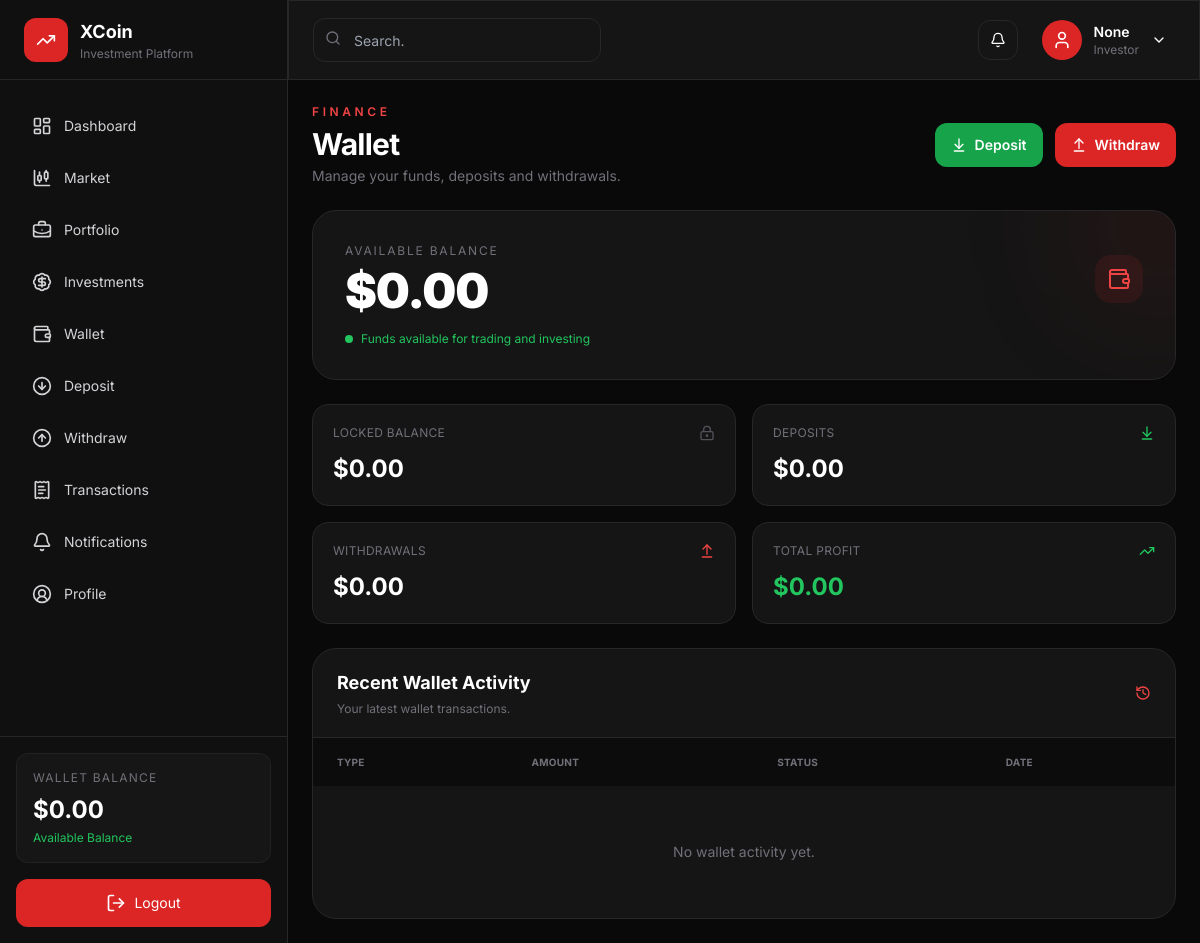
Page /wallet/ (signed in) on the earlier database version.
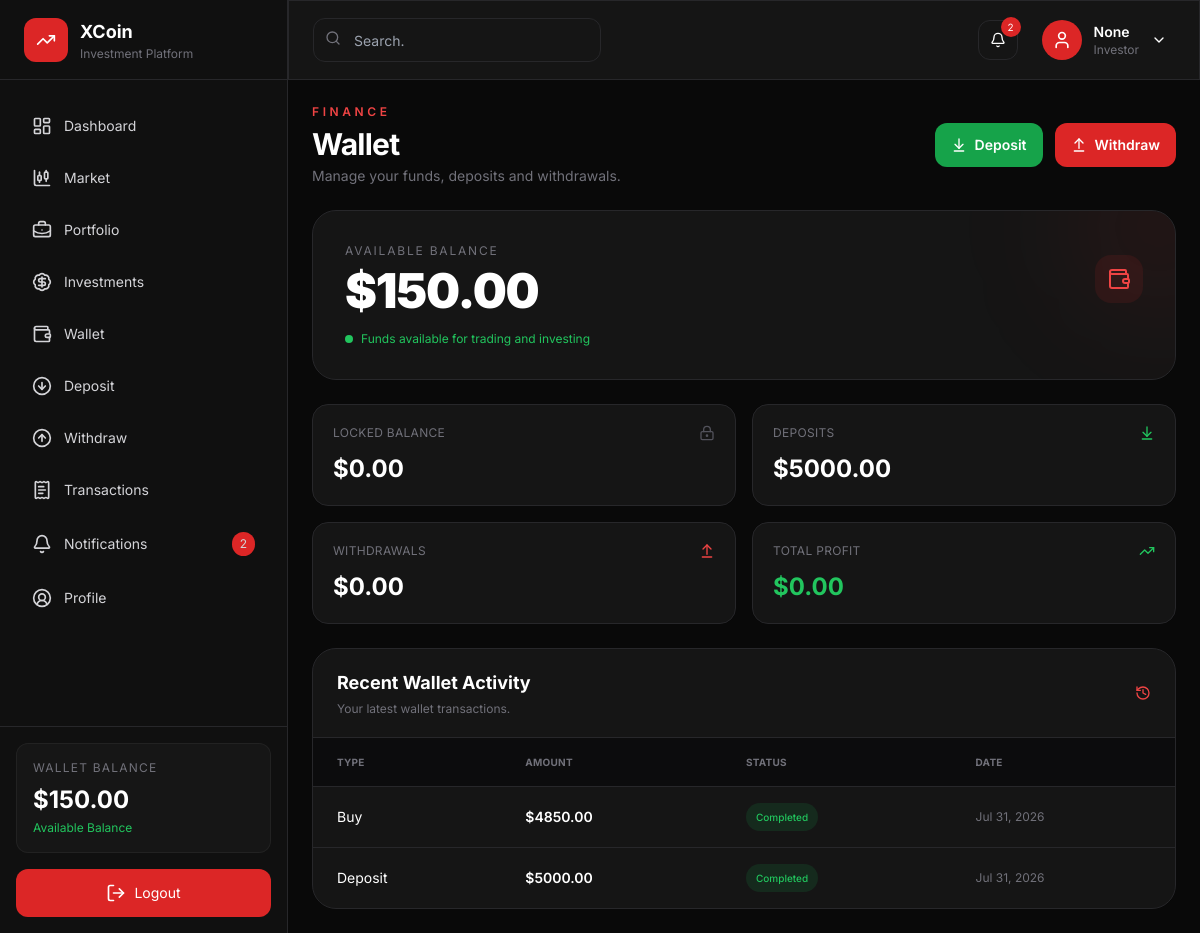
Same page on the later database version.
### xcoin/models.py (models this page shows, shortened)
class User(AbstractUser):
    username = None
    email = models.EmailField(
        unique=True
    )
    first_name = models.CharField(
        max_length=100
    )
    last_name = models.CharField(
        max_length=100
    )
    phone = models.CharField(
        max_length=20,
        unique=True
    )
    country = models.CharField(
        max_length=120,
        blank=True
    )
    avatar = CloudinaryField(
    "avatar",
    folder="xcoin/avatars",
    blank=True,
    null=True,
    )
    email_verified = models.BooleanField(
        default=False
    )
    is_verified = models.BooleanField(
        default=False
    )
    is_suspended = models.BooleanField(
        default=False
    )
    referral_code = models.CharField(
        max_length=20,
        unique=True,
        blank=True
    )
    referred_by = models.ForeignKey(
        "self",
        null=True,
        blank=True,
        on_delete=models.SET_NULL
    )
    created_at = models.DateTimeField(
        auto_now_add=True
    )
    updated_at = models.DateTimeField(
        auto_now=True
    )
    USERNAME_FIELD = "email"
    REQUIRED_FIELDS = []
    objects = UserManager()
    class Meta:
        ordering = ["-created_at"]

class Wallet(models.Model):
    user = models.OneToOneField(
        User,
        on_delete=models.CASCADE,
        related_name="wallet"
    )
    balance = models.DecimalField(
        max_digits=20,
        decimal_places=2,
        default=0
    )
    bonus = models.DecimalField(
        max_digits=20,
        decimal_places=2,
        default=0
    )
    locked_balance = models.DecimalField(
        max_digits=20,
        decimal_places=2,
        default=0,
        help_text="Funds locked in investments or pending trades"
    )
    total_deposit = models.DecimalField(
        max_digits=20,
        decimal_places=2,
        default=0
    )
    total_withdrawal = models.DecimalField(
        max_digits=20,
        decimal_places=2,
        default=0
    )
    total_profit = models.DecimalField(
        max_digits=20,
        decimal_places=2,
        default=0
    )
    total_bonus = models.DecimalField(
        max_digits=20,
        decimal_places=2,
        default=0
    )
    updated_at = models.DateTimeField(
        auto_now=True
    )

class Transaction(models.Model):
    TYPES = (
        ("deposit", "Deposit"),
        ("withdrawal", "Withdrawal"),
        ("buy", "Buy"),
        ("sell", "Sell"),
        ("investment", "Investment"),
        ("profit", "Profit"),
        ("bonus", "Bonus"),
    )
    STATUS = (
        ("pending", "Pending"),
        ("completed", "Completed"),
        ("failed", "Failed"),
        ("cancelled", "Cancelled"),
    )
    user = models.ForeignKey(
        User,
        on_delete=models.CASCADE,
        related_name="transactions"
    )
    asset = models.ForeignKey(
        Asset,
        on_delete=models.SET_NULL,
        null=True,
        blank=True
    )
    transaction_type = models.CharField(
        max_length=30,
        choices=TYPES
    )
    amount = models.DecimalField(
        max_digits=20,
        decimal_places=2
    )
    quantity = models.DecimalField(
        max_digits=20,
        decimal_places=8,
        default=0
    )
    price = models.DecimalField(
        max_digits=20,
        decimal_places=8,
        default=0
    )
    txid = models.CharField(
    max_length=255,
    blank=True,
    null=True,
    )
    proof = models.ImageField(
    upload_to="deposit_proofs/",
    blank=True,
    null=True,
    )
    fee = models.DecimalField(
        max_digits=20,
        decimal_places=2,
        default=0
    )
    reference = models.CharField(
        max_length=100,
        unique=True
    )
    status = models.CharField(
        max_length=20,
        choices=STATUS,
        default="pending"
    )
    remarks = models.TextField(
        blank=True
    )
    metadata = models.JSONField(
        default=dict,
        blank=True
    )
    created_at = models.DateTimeField(
        auto_now_add=True
    )
    updated_at = models.DateTimeField(
        auto_now=True
    )
    class Meta:
        ordering = ["-created_at"]

### xcoin/views.py (the view)
@login_required
def wallet(request):
    wallet = request.user.wallet
    transactions = Transaction.objects.filter(
        user=request.user
    ).order_by("-created_at")[:15]
    return render(
        request,
        "wallet.html",
        {
            "wallet": wallet,
            "transactions": transactions,
        },
    )

### xcoin/templates/wallet.html (shortened to what the changed rows need)
{% extends "base.html" %}
{% block content %}
<section class="w-full max-w-[1400px] mx-auto space-y-5 sm:space-y-6">
<div class="flex flex-col gap-4 sm:flex-row sm:items-center sm:justify-between">
    <div class="min-w-0">
        <h1 class="text-2xl sm:text-3xl font-bold tracking-tight mt-1.5">
            Wallet
        </h1>
    </div>
</div>
<div
    class="glass
           rounded-2xl
           sm:rounded-3xl
           border border-zinc-800
           p-5 sm:p-6 lg:p-8
           relative overflow-hidden">
    <div class="relative">
        <div class="flex items-center justify-between gap-4">
            <div>
                <p class="text-[10px] sm:text-xs uppercase tracking-[0.15em] text-zinc-500">
                    Available Balance
                </p>
                <h2 class="text-3xl sm:text-4xl lg:text-5xl font-black tracking-tight mt-2">
                    ${{ wallet.balance|floatformat:2 }}
                </h2>
            </div>
        </div>
    </div>
</div>
<div class="grid grid-cols-2 xl:grid-cols-4 gap-3 sm:gap-4">
    <div class="glass rounded-2xl border border-zinc-800 p-4 sm:p-5">
        <div class="flex items-center justify-between gap-2">
            <p class="text-[10px] sm:text-xs uppercase tracking-wide text-zinc-500">
            </p>
            <i
                data-lucide="lock-keyhole"
                class="w-4 h-4 text-zinc-600 shrink-0">
            </i>
        </div>
        <h3 class="text-lg sm:text-2xl font-bold mt-3 break-words">
            ${{ wallet.locked_balance }}
        </h3>
    </div>
    <div class="glass rounded-2xl border border-zinc-800 p-4 sm:p-5">
        <div class="flex items-center justify-between gap-2">
            <p class="text-[10px] sm:text-xs uppercase tracking-wide text-zinc-500">
            </p>
            <i
                data-lucide="arrow-down-to-line"
                class="w-4 h-4 text-green-500 shrink-0">
            </i>
        </div>
        <h3 class="text-lg sm:text-2xl font-bold mt-3 break-words">
            ${{ wallet.total_deposit }}
        </h3>
    </div>
    <div class="glass rounded-2xl border border-zinc-800 p-4 sm:p-5">
        <div class="flex items-center justify-between gap-2">
            <p class="text-[10px] sm:text-xs uppercase tracking-wide text-zinc-500">
            </p>
            <i
                data-lucide="arrow-up-from-line"
                class="w-4 h-4 text-red-500 shrink-0">
            </i>
        </div>
        <h3 class="text-lg sm:text-2xl font-bold mt-3 break-words">
            ${{ wallet.total_withdrawal }}
        </h3>
    </div>
    <div class="glass rounded-2xl border border-zinc-800 p-4 sm:p-5">
        <div class="flex items-center justify-between gap-2">
            <p class="text-[10px] sm:text-xs uppercase tracking-wide text-zinc-500">
            </p>
            <i
                data-lucide="trending-up"
                class="w-4 h-4 text-green-500 shrink-0">
            </i>
        </div>
        <h3 class="text-lg sm:text-2xl font-bold text-green-500 mt-3 break-words">
            ${{ wallet.total_profit }}
        </h3>
    </div>
</div>
<div class="glass rounded-2xl sm:rounded-3xl border border-zinc-800 overflow-hidden">
    <div
        class="px-4 sm:px-5 lg:px-6 py-4 sm:py-5
               border-b border-zinc-800
               flex items-center justify-between gap-3">
        <div>
            <h2 class="text-base sm:text-lg font-bold">
                Recent Wallet Activity
            </h2>
        </div>
    </div>
    <div class="hidden sm:block overflow-x-auto">
        <table class="w-full min-w-[650px]">
            <thead class="bg-zinc-950/70">
                <tr>
                    <th class="text-left px-5 lg:px-6 py-3.5 text-[10px] uppercase tracking-wide text-zinc-500">
                        Type
                    </th>
                    <th class="text-left px-5 lg:px-6 py-3.5 text-[10px] uppercase tracking-wide text-zinc-500">
                        Amount
                    </th>
                    <th class="text-left px-5 lg:px-6 py-3.5 text-[10px] uppercase tracking-wide text-zinc-500">
                        Status
                    </th>
                    <th class="text-left px-5 lg:px-6 py-3.5 text-[10px] uppercase tracking-wide text-zinc-500">
                        Date
                    </th>
                </tr>
            </thead>
            <tbody>
                {% for transaction in transactions %}
                <tr class="border-t border-zinc-800 hover:bg-zinc-900/40 transition">
                    <td class="px-5 lg:px-6 py-4 text-xs sm:text-sm">
                        {{ transaction.get_transaction_type_display }}
                    </td>
                    <td class="px-5 lg:px-6 py-4 text-xs sm:text-sm font-semibold">
                        ${{ transaction.amount }}
                    </td>
                    <td class="px-5 lg:px-6 py-4">
                        {% if transaction.status == "completed" %}
                        <span class="inline-flex px-2.5 py-1 rounded-full bg-green-600/15 text-green-500 text-[10px] font-medium">
                            Completed
                        </span>
                        {% elif transaction.status == "pending" %}
                        <span class="inline-flex px-2.5 py-1 rounded-full bg-yellow-500/15 text-yellow-500 text-[10px] font-medium">
                            Pending
                        </span>
                        {% else %}
                        <span class="inline-flex px-2.5 py-1 rounded-full bg-red-600/15 text-red-500 text-[10px] font-medium">
                            {{ transaction.status }}
                        </span>
                        {% endif %}
                    </td>
                    <td class="px-5 lg:px-6 py-4 text-xs text-zinc-500">
                        {{ transaction.created_at|date:"M d, Y" }}
                    </td>
                </tr>
                {% empty %}
                <tr>
                    <td
                        colspan="4"
                        class="py-14 text-center text-xs sm:text-sm text-zinc-500">
                        No wallet activity yet.
                    </td>
                </tr>
                {% endfor %}
            </tbody>
        </table>
    </div>
</div>
</section>
{% endblock %}

### xcoin/templates/base.html (shortened to what the changed rows need)
{% load static %}
{% load humanize %}
<!DOCTYPE html>
<html lang="en"
      x-data="{ sidebar:false }">
<head>
<script src="https://cdn.tailwindcss.com"></script>
<body class="text-sm overflow-x-hidden">
<div class="flex min-h-screen w-full min-w-0 overflow-x-hidden">
<aside
    :class="sidebar
        ? 'translate-x-0'
        : '-translate-x-full'"
    class="mobile-sidebar
           fixed
           lg:static
           inset-y-0
           left-0
           w-72
           shrink-0
           bg-[#101010]
           border-r
           border-zinc-800
           transition-all
           duration-300
           z-50
           lg:translate-x-0">
    <div class="h-20 flex items-center px-6 border-b border-zinc-800">
        <div class="ml-3 min-w-0">
            <h2 class="font-bold text-lg">
                XCoin
            </h2>
        </div>
    </div>
    <nav
        class="flex flex-col h-[calc(100vh-80px)] justify-between">
        <div class="px-4 py-6 space-y-2 overflow-y-auto">
            <a
                href="{% url 'notifications' %}"
                @click="sidebar=false"
                class="flex items-center justify-between px-4 py-3 rounded-xl text-sm text-zinc-300 hover:bg-red-600 hover:text-white transition">
                <div class="flex items-center gap-3">
                    <i
                        data-lucide="bell"
                        class="w-5 h-5 shrink-0">
                    </i>
                    <span>
                    </span>
                </div>
                {% if unread_notifications %}
                <span
                    class="bg-red-600 text-xs px-2 py-1 rounded-full">
                    {{ unread_notifications }}
                </span>
                {% endif %}
            </a>
        </div>
        <div class="border-t border-zinc-800 p-4">
            <div class="glass rounded-xl p-4 mb-4">
                <p class="text-xs uppercase tracking-widest text-zinc-500">
                    Wallet Balance
                </p>
                <h2 class="text-2xl font-bold mt-2">
                    ${{ request.user.wallet.balance|floatformat:2|intcomma }}
                </h2>
                <p class="text-xs text-green-500 mt-1">
                    Available Balance
                </p>
            </div>
        </div>
    </nav>
</aside>
<div class="app-main flex flex-1 flex-col overflow-x-hidden">
    <header
        class="h-20 shrink-0
               glass
               border-b
               border-zinc-800
               sticky
               top-0
               z-30">
        <div
            class="h-full flex items-center justify-between gap-3 px-3 sm:px-6">
            <div
                class="flex shrink-0 items-center gap-2 sm:gap-4">
                <div
                    class="relative"
                    x-data="{open:false}">
                    <button
                        @click="open=!open"
                        type="button"
                        class="relative
                               h-10
                               w-10
                               rounded-xl
                               bg-[#151515]
                               border
                               border-zinc-800
                               flex
                               items-center
                               justify-center
                               hover:border-red-600
                               transition">
                        <i
                            data-lucide="bell"
                            class="w-4 h-4">
                        </i>
                        {% if unread_notifications %}
                        <span
                            class="absolute
                                   -top-1
                                   -right-1
                                   h-5
                                   min-w-5
                                   px-1
                                   rounded-full
                                   bg-red-600
                                   text-[10px]
                                   flex
                                   items-center
                                   justify-center">
                            {{ unread_notifications }}
                        </span>
                        {% endif %}
                    </button>
                </div>
                <div
                    class="relative"
                    x-data="{open:false}">
                    <button
                        @click="open=!open"
                        type="button"
                        class="flex items-center gap-2 sm:gap-3 px-1 sm:px-2 py-1 rounded-xl hover:bg-zinc-900 transition">
                        <div class="hidden lg:block text-left">
                            <h3 class="text-sm font-semibold">
                                {{ request.user.username }}
                            </h3>
                            <p class="text-xs text-zinc-500">
                                Investor
                            </p>
                        </div>
                    </button>
                </div>
            </div>
        </div>
    </header>
    <main
        class="w-full
               min-w-0
               max-w-full
               flex-1
               overflow-x-hidden
               px-3
               py-5
               sm:px-6
               sm:py-6
               lg:px-6">
        {% block content %}
        {% endblock %}
    </main>
</div>
</div>
</body>
</html>

Differences in the rows shown:
changed through a linked row, User "None": user.wallet.balance "0.00" → "150.00"
changed Wallet: balance "0.00" → "150.00"; total_deposit "0.00" → "5000.00"
added Transaction: status "Completed"
added Transaction: status "Completed"
Other differences:
{{ unread_notifications }}: (not shown) → "2"
text no longer shown: "No wallet activity yet."
